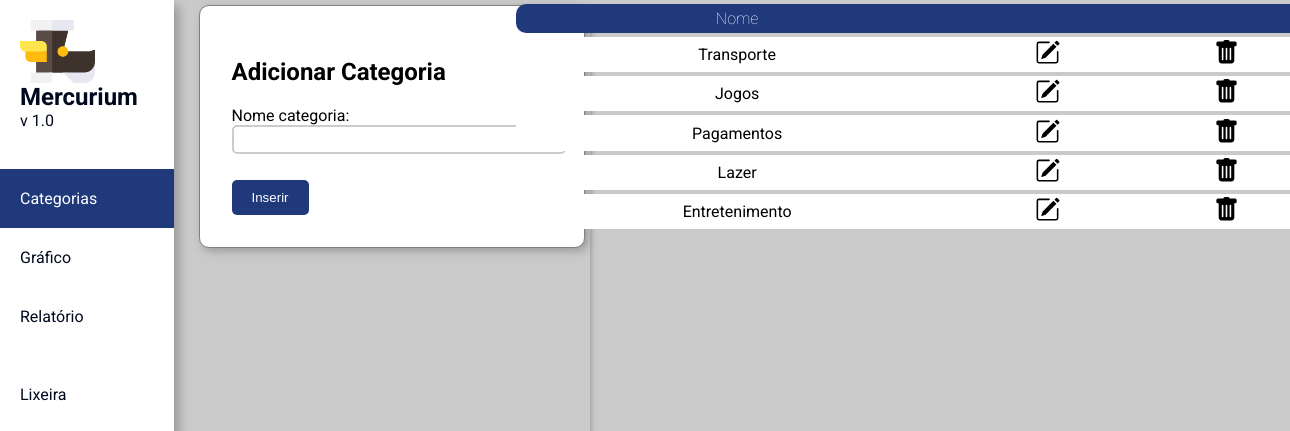
The app's page /categories.html, older data.
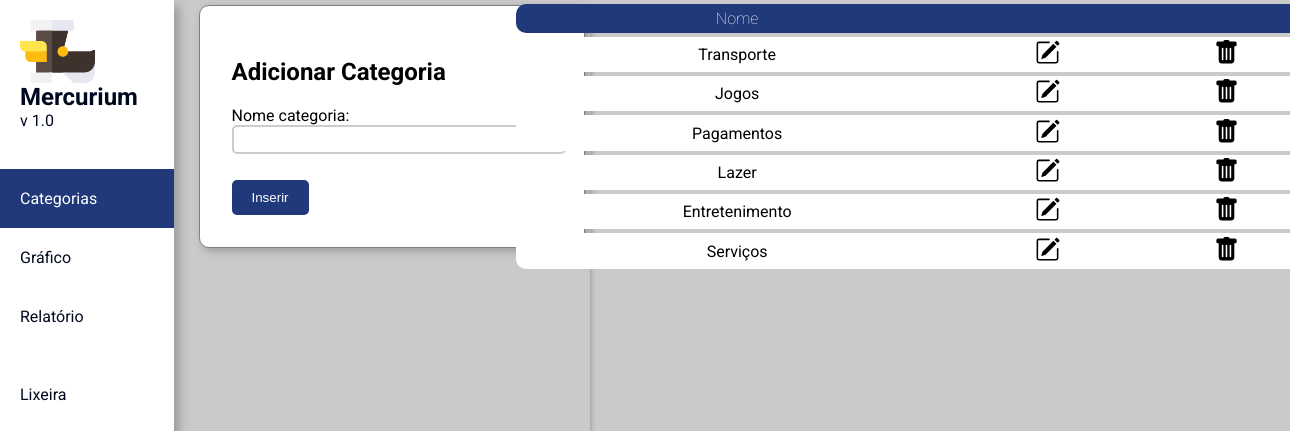
The same page, newer data.
### app_mercurium/models.py (models this page shows, shortened)
class Category(models.Model):
    name = models.CharField('Nome categoria', max_length=100)

### app_mercurium/views.py (the view)
# urls.py: path('categories.html', categories),
def categories(request):
    categories = Category.objects.all()
    form = CategoryForm()
    data = {'categories' : categories, 'form' : form}
    if request.method == 'POST':
        form = CategoryForm(request.POST)
        if form.is_valid():
            item = form.save()
            item.save()
            return render(request, 'categories.html', data)
    else:
        return render(request, 'categories.html', data)

### app_mercurium/forms.py
class CategoryForm(ModelForm):
    class Meta:
        model = Category
        fields = '__all__'

### app_mercurium/templates/categories.html (shortened to what this page needs)
{% load static %}
<!DOCTYPE html>
<html lang="pt-br">
<head>
    <link rel="stylesheet" type="text/css" href="{% static 'css/style.css' %}">
    <link rel="stylesheet" type="text/css" href="{% static 'css/create_style.css' %}">
</head>
<body>
    <div class="sidebar">
        <a class="logo" href="/"><img width="75" src="{% static 'img/svg/Logo_Mercurium.svg' %}">
            <div class="title">Mercurium</div>
            <div class="sub-title">v 1.0</div>
        </a>
        <br>
        <a class="active" href="/categories.html">Categorias</a>
        <a href="#">Gráfico</a>
        <a href="#">Relatório</a>
        <br>
        <a href="/trash.html">Lixeira</a>
    </div>
        <div class="content-container">
            <div class="fields-container">
                <div class="form-item">
                    <form action="" method="POST">
                        <h2>Adicionar Categoria</h2>
                        {{form.as_p}}
                        <button type="submit">Inserir</button>
                    </form>
                </div>
            </div>
        </div>
        <div class="cat-table-container">
            <table class="cat-table">
                <thead>
                    <tr>
                        <th>Nome</th>
                        <th></th>
                        <th></th>
                    </tr>
                </thead>
                <tbody>
                    {% for cat in categories %}
                    <tr>
                        <td>{{cat.name}}</td>
                        <td>
                            <button class="btn_edit">
                                <a href="/update_cat/{{cat.id}}">
                                    <img width="25" src="{% static 'img/svg/pencil-square.svg' %}">
                                </a>
                            </button>
                        </td>
                        <td>
                            <button class="btn_delete">
                                <a href="/delete_cat/{{cat.id}}">
                                    <img width="25" src="{% static 'img/svg/trash-fill.svg' %}">
                                </a>
                            </button>
                        </td>
                    </tr>
                    {% endfor %}
                </tbody>
            </table>
        </div>
</body>
</html>

Row changes from the older to the newer data that the page shows:
added Category: name "Serviços"
